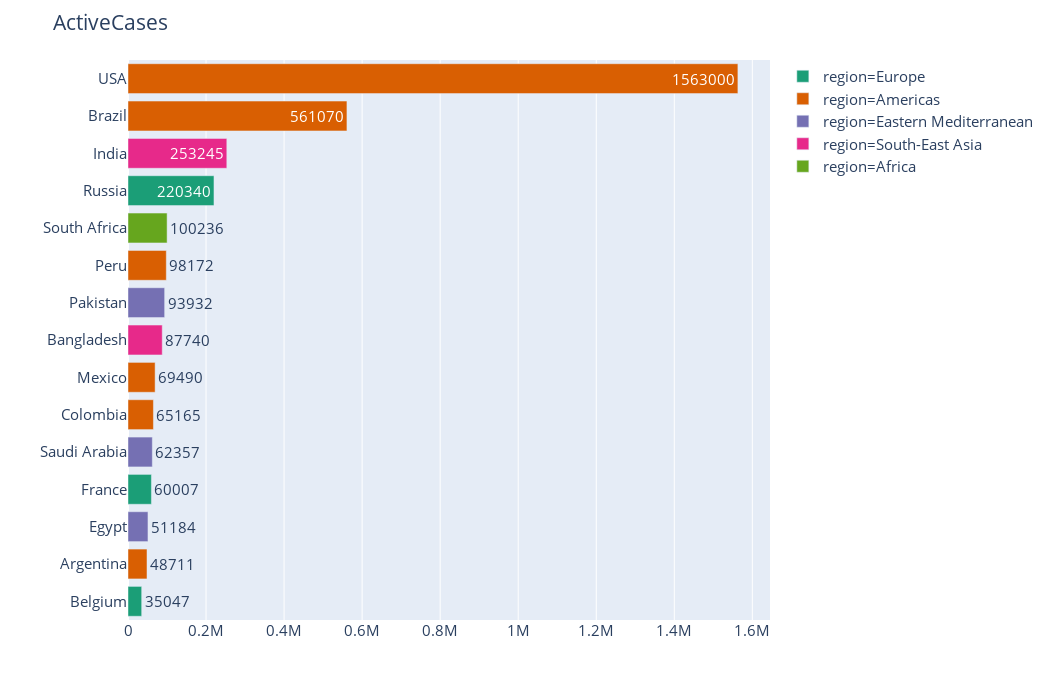

The notebook cell saved with this chart:
### Code cell
plot_hbar(df_final, 'ActiveCases', 15)

### Figure 1 — Plotly figure (JSON) as saved in the notebook; plotly's stock layout.template omitted (floating-point values rounded to 4 significant figures)
{"data": [{"alignmentgroup": "True", "hoverlabel": {"namelength": 0}, "hovertemplate": "region=Europe<br>ActiveCases=%{text}<br>country=%{y}", "legendgroup": "region=Europe", "marker": {"color": "rgb(27,158,119)"}, "name": "region=Europe", "offsetgroup": "region=Europe", "orientation": "h", "showlegend": true, "text": [35047, 60007, 220340], "textposition": "auto", "type": "bar", "x": [35047, 60007, 220340], "xaxis": "x", "y": ["Belgium", "France", "Russia"], "yaxis": "y"}, {"alignmentgroup": "True", "hoverlabel": {"namelength": 0}, "hovertemplate": "region=Americas<br>ActiveCases=%{text}<br>country=%{y}", "legendgroup": "region=Americas", "marker": {"color": "rgb(217,95,2)"}, "name": "region=Americas", "offsetgroup": "region=Americas", "orientation": "h", "showlegend": true, "text": [48711, 65165, 69490, 98172, 561070, 1563000], "textposition": "auto", "type": "bar", "x": [48711, 65165, 69490, 98172, 561070, 1563000], "xaxis": "x", "y": ["Argentina", "Colombia", "Mexico", "Peru", "Brazil", "USA"], "yaxis": "y"}, {"alignmentgroup": "True", "hoverlabel": {"namelength": 0}, "hovertemplate": "region=Eastern Mediterranean<br>ActiveCases=%{text}<br>country=%{y}", "legendgroup": "region=Eastern Mediterranean", "marker": {"color": "rgb(117,112,179)"}, "name": "region=Eastern Mediterranean", "offsetgroup": "region=Eastern Mediterranean", "orientation": "h", "showlegend": true, "text": [51184, 62357, 93932], "textposition": "auto", "type": "bar", "x": [51184, 62357, 93932], "xaxis": "x", "y": ["Egypt", "Saudi Arabia", "Pakistan"], "yaxis": "y"}, {"alignmentgroup": "True", "hoverlabel": {"namelength": 0}, "hovertemplate": "region=South-East Asia<br>ActiveCases=%{text}<br>country=%{y}", "legendgroup": "region=South-East Asia", "marker": {"color": "rgb(231,41,138)"}, "name": "region=South-East Asia", "offsetgroup": "region=South-East Asia", "orientation": "h", "showlegend": true, "text": [87740, 253245], "textposition": "auto", "type": "bar", "x": [87740, 253245], "xaxis": "x", "y": ["Bangladesh", "India"], "yaxis": "y"}, {"alignmentgroup": "True", "hoverlabel": {"namelength": 0}, "hovertemplate": "region=Africa<br>ActiveCases=%{text}<br>country=%{y}", "legendgroup": "region=Africa", "marker": {"color": "rgb(102,166,30)"}, "name": "region=Africa", "offsetgroup": "region=Africa", "orientation": "h", "showlegend": true, "text": [100236], "textposition": "auto", "type": "bar", "x": [100236], "xaxis": "x", "y": ["South Africa"], "yaxis": "y"}], "layout": {"barmode": "relative", "font": {"size": 15}, "height": 700, "legend": {"tracegroupgap": 0}, "margin": {"t": 60}, "title": {"text": "ActiveCases"}, "width": 1050, "xaxis": {"anchor": "y", "domain": [0, 1], "title": {"text": ""}}, "yaxis": {"anchor": "x", "categoryorder": "total ascending", "domain": [0, 1], "title": {"text": ""}}}}
